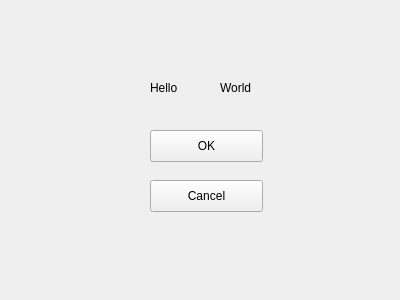
<?xml version="1.0" encoding="UTF-8"?>
<ui version="4.0">
 <class>Widget</class>
 <widget class="QWidget" name="Widget">
  <property name="geometry">
   <rect>
    <x>0</x>
    <y>0</y>
    <width>400</width>
    <height>300</height>
   </rect>
  </property>
  <property name="windowTitle">
   <string>Widget</string>
  </property>
  <widget class="QLabel" name="label">
   <property name="geometry">
    <rect>
     <x>150</x>
     <y>80</y>
     <width>60</width>
     <height>16</height>
    </rect>
   </property>
   <property name="text">
    <string>Hello</string>
   </property>
  </widget>
  <widget class="QPushButton" name="pushButton">
   <property name="geometry">
    <rect>
     <x>150</x>
     <y>130</y>
     <width>113</width>
     <height>32</height>
    </rect>
   </property>
   <property name="text">
    <string>OK</string>
   </property>
  </widget>
  <widget class="QLabel" name="label_2">
   <property name="geometry">
    <rect>
     <x>220</x>
     <y>80</y>
     <width>60</width>
     <height>16</height>
    </rect>
   </property>
   <property name="text">
    <string>World</string>
   </property>
  </widget>
  <widget class="QPushButton" name="pushButton_2">
   <property name="geometry">
    <rect>
     <x>150</x>
     <y>180</y>
     <width>113</width>
     <height>32</height>
    </rect>
   </property>
   <property name="text">
    <string>Cancel</string>
   </property>
  </widget>
 </widget>
 <layoutdefault spacing="6" margin="11"/>
 <resources/>
 <connections/>
</ui>
